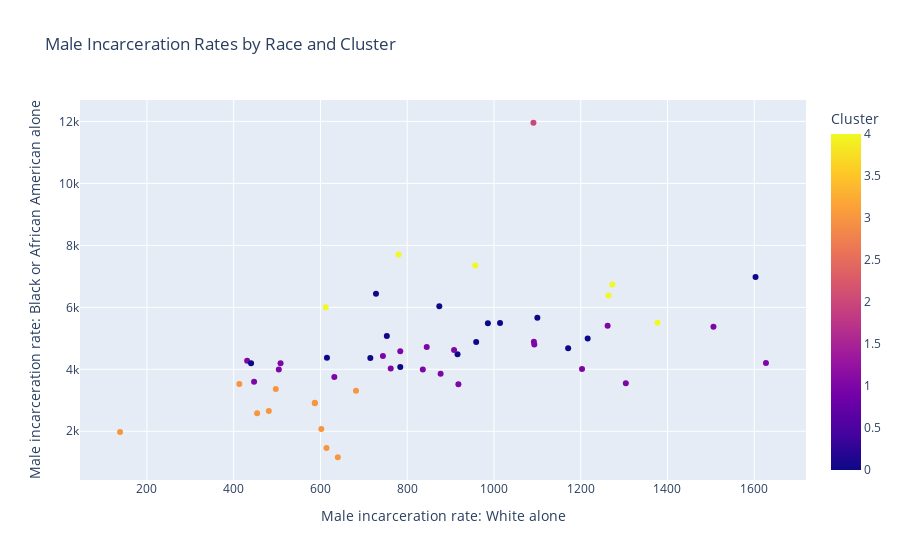

The cell this chart's notebook holds for it:
### Code cell
# Create a scatter plot
fig = px.scatter(data, x='Male incarceration rate: White alone', y='Male incarceration rate: Black or African American alone', color='Cluster', title='Male Incarceration Rates by Race and Cluster')

fig.show()

### Figure 1 — Plotly figure (JSON) as saved in the notebook; plotly's stock layout.template omitted (floating-point values rounded to 4 significant figures)
{"data": [{"hovertemplate": "Male incarceration rate: White alone=%{x}<br>Male incarceration rate: Black or African American alone=%{y}<br>Cluster=%{marker.color}<extra></extra>", "legendgroup": "", "marker": {"color": [0, 1, 3, 4, 1, 0, 4, 1, 1, 3, 1, 1, 3, 0, 1, 0, 4, 0, 4, 1, 3, 3, 3, 1, 0, 1, 1, 0, 0, 0, 1, 1, 1, 3, 3, 3, 1, 0, 0, 0, 1, 1, 4, 1, 1, 0, 3, 1, 0, 2, 4, 0, 3], "coloraxis": "coloraxis", "symbol": "circle"}, "mode": "markers", "name": "", "orientation": "v", "showlegend": false, "type": "scatter", "x": [916, 918, 602, 1377, 1093, 1100, 1264, 431, 762, 138, 1092, 1203, 614, 1216, 508, 1014, 612, 874, 1273, 1262, 481, 587, 587, 744, 440, 1304, 908, 753, 615, 1171, 632, 504, 1627, 497, 682, 454, 784, 1603, 986, 728, 447, 836, 957, 877, 1506, 715, 413, 845, 784, 1091, 780, 959, 640], "xaxis": "x", "y": [4490, 3521, 2070, 5505, 4801, 5666, 6382, 4274, 4028, 1974, 4893, 4006, 1462, 4995, 4196, 5495, 6001, 6036, 6733, 5406, 2655, 2901, 2923, 4432, 4192, 3547, 4625, 5071, 4371, 4678, 3750, 3995, 4201, 3361, 3311, 2580, 4584, 6976, 5490, 6442, 3601, 3990, 7353, 3857, 5371, 4368, 3526, 4721, 4073, 11957, 7708, 4885, 1162], "yaxis": "y"}], "layout": {"coloraxis": {"colorbar": {"title": {"text": "Cluster"}}, "colorscale": [[0, "#0d0887"], [0.1111, "#46039f"], [0.2222, "#7201a8"], [0.3333, "#9c179e"], [0.4444, "#bd3786"], [0.5556, "#d8576b"], [0.6667, "#ed7953"], [0.7778, "#fb9f3a"], [0.8889, "#fdca26"], [1, "#f0f921"]]}, "legend": {"tracegroupgap": 0}, "title": {"text": "Male Incarceration Rates by Race and Cluster"}, "xaxis": {"anchor": "y", "domain": [0, 1], "title": {"text": "Male incarceration rate: White alone"}}, "yaxis": {"anchor": "x", "domain": [0, 1], "title": {"text": "Male incarceration rate: Black or African American alone"}}}}
